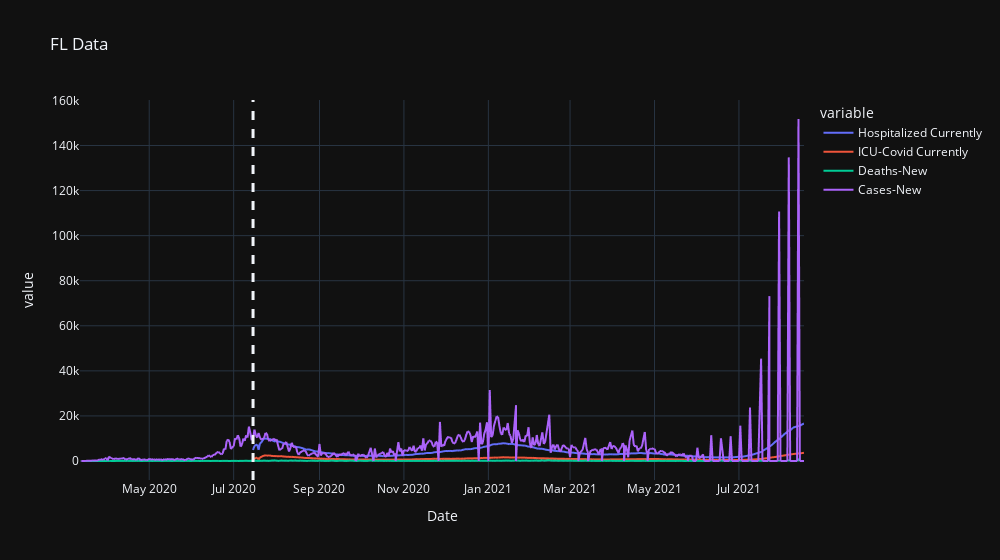

Notebook code cell kept with this figure:
### Code cell
pfig = px.line(FL,y=plot_cols,width=1000,title="FL Data")
pfig.add_vline(first_ts,line_width=3,line_dash="dash",name='Start')
pfig.show()

### Figure 1 — Plotly figure (JSON) as saved in the notebook; plotly's stock layout.template omitted (floating-point values rounded to 4 significant figures; data arrays with more than 128 entries replaced by an {"elided": "..."} marker saying what was removed)
{"data": [{"hovertemplate": "variable=Hospitalized Currently<br>Date=%{x}<br>value=%{y}<extra></extra>", "legendgroup": "Hospitalized Currently", "line": {"color": "#636efa", "dash": "solid"}, "marker": {"symbol": "circle"}, "mode": "lines", "name": "Hospitalized Currently", "showlegend": true, "type": "scattergl", "x": {"elided": "520 str values"}, "xaxis": "x", "y": {"elided": "520 int values"}, "yaxis": "y"}, {"hovertemplate": "variable=ICU-Covid Currently<br>Date=%{x}<br>value=%{y}<extra></extra>", "legendgroup": "ICU-Covid Currently", "line": {"color": "#EF553B", "dash": "solid"}, "marker": {"symbol": "circle"}, "mode": "lines", "name": "ICU-Covid Currently", "showlegend": true, "type": "scattergl", "x": {"elided": "520 str values"}, "xaxis": "x", "y": {"elided": "520 int values"}, "yaxis": "y"}, {"hovertemplate": "variable=Deaths-New<br>Date=%{x}<br>value=%{y}<extra></extra>", "legendgroup": "Deaths-New", "line": {"color": "#00cc96", "dash": "solid"}, "marker": {"symbol": "circle"}, "mode": "lines", "name": "Deaths-New", "showlegend": true, "type": "scattergl", "x": {"elided": "520 str values"}, "xaxis": "x", "y": {"elided": "520 int values"}, "yaxis": "y"}, {"hovertemplate": "variable=Cases-New<br>Date=%{x}<br>value=%{y}<extra></extra>", "legendgroup": "Cases-New", "line": {"color": "#ab63fa", "dash": "solid"}, "marker": {"symbol": "circle"}, "mode": "lines", "name": "Cases-New", "showlegend": true, "type": "scattergl", "x": {"elided": "520 str values"}, "xaxis": "x", "y": {"elided": "520 int values"}, "yaxis": "y"}], "layout": {"legend": {"title": {"text": "variable"}, "tracegroupgap": 0}, "shapes": [{"line": {"dash": "dash", "width": 3}, "name": "Start", "type": "line", "x0": "2020-07-15T00:00:00", "x1": "2020-07-15T00:00:00", "xref": "x", "y0": 0, "y1": 1, "yref": "y domain"}], "title": {"text": "FL Data"}, "width": 1000, "xaxis": {"anchor": "y", "domain": [0, 1], "title": {"text": "Date"}}, "yaxis": {"anchor": "x", "domain": [0, 1], "title": {"text": "value"}}}}
